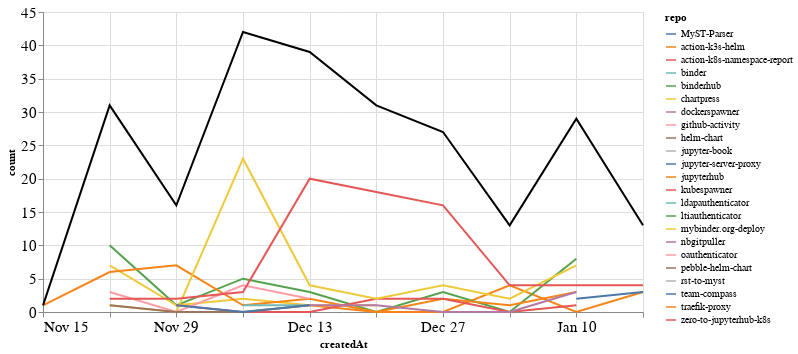

The notebook cell saved with this chart:
### Markdown cell above
### Comments

### Code cell
comments_time = comments.groupby('repo').resample('W', on='createdAt').count()['author'].reset_index()
comments_time = comments_time.rename(columns={'author': 'count'})
comments_time_total = comments_time.groupby('createdAt').agg({"count": "sum"}).reset_index()
ch1 = alt.Chart(comments_time, width=600).mark_line().encode(
    x='createdAt',
    y='count',
    color='repo',
    tooltip="repo"
)

ch2 = alt.Chart(comments_time_total, width=600).mark_line(color="black").encode(
    x='createdAt',
    y='count',
)

ch1 + ch2

### Figure 1 — Vega-Lite specification as saved in the notebook (floating-point values rounded to 4 significant figures)
{"config": {"axisLeft": {"labelFontSize": 15}, "axisBottom": {"labelFontSize": 15}}, "layer": [{"data": {"name": "data-3de80de9fd8bc0fd8d2816fcaceccc1f"}, "mark": "line", "encoding": {"color": {"type": "nominal", "field": "repo"}, "tooltip": {"type": "nominal", "field": "repo"}, "x": {"type": "temporal", "field": "createdAt"}, "y": {"type": "quantitative", "field": "count"}}, "width": 600}, {"data": {"name": "data-364d0fc7f29beee324c5ad46f2a81752"}, "mark": {"type": "line", "color": "black"}, "encoding": {"x": {"type": "temporal", "field": "createdAt"}, "y": {"type": "quantitative", "field": "count"}}, "width": 600}], "$schema": "https://vega.github.io/schema/vega-lite/v4.8.1.json", "datasets": {"data-3de80de9fd8bc0fd8d2816fcaceccc1f": [{"repo": "MyST-Parser", "createdAt": "2021-01-03T00:00:00", "count": 1}, {"repo": "action-k3s-helm", "createdAt": "2020-12-13T00:00:00", "count": 1}, {"repo": "action-k3s-helm", "createdAt": "2020-12-20T00:00:00", "count": 0}, {"repo": "action-k3s-helm", "createdAt": "2020-12-27T00:00:00", "count": 0}, {"repo": "action-k3s-helm", "createdAt": "2021-01-03T00:00:00", "count": 4}, {"repo": "action-k3s-helm", "createdAt": "2021-01-10T00:00:00", "count": 0}, {"repo": "action-k3s-helm", "createdAt": "2021-01-17T00:00:00", "count": 3}, {"repo": "action-k8s-namespace-report", "createdAt": "2021-01-17T00:00:00", "count": 3}, {"repo": "binder", "createdAt": "2020-11-29T00:00:00", "count": 3}, {"repo": "binderhub", "createdAt": "2020-11-22T00:00:00", "count": 10}, {"repo": "binderhub", "createdAt": "2020-11-29T00:00:00", "count": 1}, {"repo": "binderhub", "createdAt": "2020-12-06T00:00:00", "count": 5}, {"repo": "binderhub", "createdAt": "2020-12-13T00:00:00", "count": 3}, {"repo": "binderhub", "createdAt": "2020-12-20T00:00:00", "count": 0}, {"repo": "binderhub", "createdAt": "2020-12-27T00:00:00", "count": 3}, {"repo": "binderhub", "createdAt": "2021-01-03T00:00:00", "count": 0}, {"repo": "binderhub", "createdAt": "2021-01-10T00:00:00", "count": 8}, {"repo": "chartpress", "createdAt": "2020-11-22T00:00:00", "count": 7}, {"repo": "chartpress", "createdAt": "2020-11-29T00:00:00", "count": 1}, {"repo": "chartpress", "createdAt": "2020-12-06T00:00:00", "count": 2}, {"repo": "chartpress", "createdAt": "2020-12-13T00:00:00", "count": 1}, {"repo": "chartpress", "createdAt": "2020-12-20T00:00:00", "count": 1}, {"repo": "dockerspawner", "createdAt": "2020-12-20T00:00:00", "count": 7}, {"repo": "github-activity", "createdAt": "2020-12-13T00:00:00", "count": 1}, {"repo": "helm-chart", "createdAt": "2021-01-03T00:00:00", "count": 1}, {"repo": "jupyter-book", "createdAt": "2020-12-13T00:00:00", "count": 1}, {"repo": "jupyter-server-proxy", "createdAt": "2021-01-10T00:00:00", "count": 2}, {"repo": "jupyter-server-proxy", "createdAt": "2021-01-17T00:00:00", "count": 3}, {"repo": "jupyterhub", "createdAt": "2020-11-15T00:00:00", "count": 1}, {"repo": "jupyterhub", "createdAt": "2020-11-22T00:00:00", "count": 6}, {"repo": "jupyterhub", "createdAt": "2020-11-29T00:00:00", "count": 7}, {"repo": "jupyterhub", "createdAt": "2020-12-06T00:00:00", "count": 1}, {"repo": "jupyterhub", "createdAt": "2020-12-13T00:00:00", "count": 2}, {"repo": "jupyterhub", "createdAt": "2020-12-20T00:00:00", "count": 0}, {"repo": "jupyterhub", "createdAt": "2020-12-27T00:00:00", "count": 2}, {"repo": "jupyterhub", "createdAt": "2021-01-03T00:00:00", "count": 1}, {"repo": "jupyterhub", "createdAt": "2021-01-10T00:00:00", "count": 3}, {"repo": "kubespawner", "createdAt": "2020-11-29T00:00:00", "count": 1}, {"repo": "kubespawner", "createdAt": "2020-12-06T00:00:00", "count": 0}, {"repo": "kubespawner", "createdAt": "2020-12-13T00:00:00", "count": 0}, {"repo": "kubespawner", "createdAt": "2020-12-20T00:00:00", "count": 2}, {"repo": "kubespawner", "createdAt": "2020-12-27T00:00:00", "count": 2}, {"repo": "kubespawner", "createdAt": "2021-01-03T00:00:00", "count": 0}, {"repo": "kubespawner", "createdAt": "2021-01-10T00:00:00", "count": 1}, {"repo": "ldapauthenticator", "createdAt": "2020-12-06T00:00:00", "count": 1}, {"repo": "ldapauthenticator", "createdAt": "2020-12-13T00:00:00", "count": 1}, {"repo": "ltiauthenticator", "createdAt": "2020-12-06T00:00:00", "count": 3}, {"repo": "mybinder.org-deploy", "createdAt": "2020-11-22T00:00:00", "count": 1}, {"repo": "mybinder.org-deploy", "createdAt": "2020-11-29T00:00:00", "count": 0}, {"repo": "mybinder.org-deploy", "createdAt": "2020-12-06T00:00:00", "count": 23}, {"repo": "mybinder.org-deploy", "createdAt": "2020-12-13T00:00:00", "count": 4}, {"repo": "mybinder.org-deploy", "createdAt": "2020-12-20T00:00:00", "count": 2}, {"repo": "mybinder.org-deploy", "createdAt": "2020-12-27T00:00:00", "count": 4}, {"repo": "mybinder.org-deploy", "createdAt": "2021-01-03T00:00:00", "count": 2}, {"repo": "mybinder.org-deploy", "createdAt": "2021-01-10T00:00:00", "count": 7}, {"repo": "nbgitpuller", "createdAt": "2020-12-13T00:00:00", "count": 1}, {"repo": "nbgitpuller", "createdAt": "2020-12-20T00:00:00", "count": 1}, {"repo": "nbgitpuller", "createdAt": "2020-12-27T00:00:00", "count": 0}, {"repo": "nbgitpuller", "createdAt": "2021-01-03T00:00:00", "count": 0}, {"repo": "nbgitpuller", "createdAt": "2021-01-10T00:00:00", "count": 3}, {"repo": "oauthenticator", "createdAt": "2020-11-22T00:00:00", "count": 3}, {"repo": "oauthenticator", "createdAt": "2020-11-29T00:00:00", "count": 0}, {"repo": "oauthenticator", "createdAt": "2020-12-06T00:00:00", "count": 4}, {"repo": "oauthenticator", "createdAt": "2020-12-13T00:00:00", "count": 2}, {"repo": "pebble-helm-chart", "createdAt": "2020-11-22T00:00:00", "count": 1}, {"repo": "pebble-helm-chart", "createdAt": "2020-11-29T00:00:00", "count": 0}, {"repo": "pebble-helm-chart", "createdAt": "2020-12-06T00:00:00", "count": 0}, {"repo": "pebble-helm-chart", "createdAt": "2020-12-13T00:00:00", "count": 1}, {"repo": "rst-to-myst", "createdAt": "2021-01-10T00:00:00", "count": 1}, {"repo": "team-compass", "createdAt": "2020-11-29T00:00:00", "count": 1}, {"repo": "team-compass", "createdAt": "2020-12-06T00:00:00", "count": 0}, {"repo": "team-compass", "createdAt": "2020-12-13T00:00:00", "count": 1}, {"repo": "traefik-proxy", "createdAt": "2020-11-22T00:00:00", "count": 1}, {"repo": "zero-to-jupyterhub-k8s", "createdAt": "2020-11-22T00:00:00", "count": 2}, {"repo": "zero-to-jupyterhub-k8s", "createdAt": "2020-11-29T00:00:00", "count": 2}, {"repo": "zero-to-jupyterhub-k8s", "createdAt": "2020-12-06T00:00:00", "count": 3}, {"repo": "zero-to-jupyterhub-k8s", "createdAt": "2020-12-13T00:00:00", "count": 20}, {"repo": "zero-to-jupyterhub-k8s", "createdAt": "2020-12-20T00:00:00", "count": 18}, {"repo": "zero-to-jupyterhub-k8s", "createdAt": "2020-12-27T00:00:00", "count": 16}, {"repo": "zero-to-jupyterhub-k8s", "createdAt": "2021-01-03T00:00:00", "count": 4}, {"repo": "zero-to-jupyterhub-k8s", "createdAt": "2021-01-10T00:00:00", "count": 4}, {"repo": "zero-to-jupyterhub-k8s", "createdAt": "2021-01-17T00:00:00", "count": 4}], "data-364d0fc7f29beee324c5ad46f2a81752": [{"createdAt": "2020-11-15T00:00:00", "count": 1}, {"createdAt": "2020-11-22T00:00:00", "count": 31}, {"createdAt": "2020-11-29T00:00:00", "count": 16}, {"createdAt": "2020-12-06T00:00:00", "count": 42}, {"createdAt": "2020-12-13T00:00:00", "count": 39}, {"createdAt": "2020-12-20T00:00:00", "count": 31}, {"createdAt": "2020-12-27T00:00:00", "count": 27}, {"createdAt": "2021-01-03T00:00:00", "count": 13}, {"createdAt": "2021-01-10T00:00:00", "count": 29}, {"createdAt": "2021-01-17T00:00:00", "count": 13}]}}
